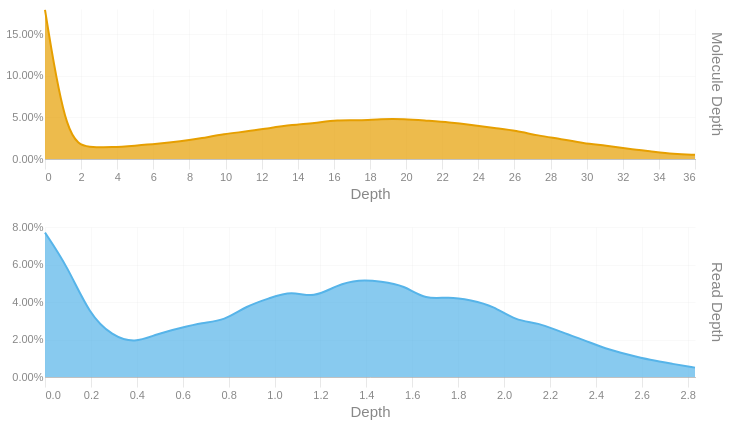

This figure's notebook cell:
### Code cell
readdep = depth_hist(tb['Read Depth'], q99, 3)
readdep = readdep.with_columns(pl.lit('Read Depth').alias('Metric'))
if not SKIPLR:
    moldep = depth_hist(tb['Molecule Depth'], mol_q99, 1)
    moldep = moldep.with_columns(pl.lit('Molecule Depth').alias('Metric'))
    _hist = pl.concat([readdep, moldep])
    _hist = _hist.filter(pl.col('Proportion') != 0)
    with SafeRender(_hist):
        (
            alt.Chart(_hist)        
            .mark_area(interpolate = "basis")
            .encode(
                x=alt.X('Bin:Q').scale(domainMin=0).axis(alt.Axis(title='Depth')),
                y = alt.Y('Proportion:Q', title = None).axis(format = '.2%'),
                color = alt.Color('Metric:N').legend(None),
                row = alt.Row("Metric:N").header(title = None, labelOrient = 'right'),
                tooltip = [
                    alt.Tooltip("Metric:N", title = "Metric"),
                    alt.Tooltip('Interval:N', title = "Depth Interval"),
                    alt.Tooltip('Proportion:Q', title = "% Alignments").format('.2%')
                ]
            )
            .resolve_scale(x='independent', y='independent')
            .properties(
                height = 150, width = 650,
                usermeta={'embedOptions': {'downloadFileName': f'{samplename}.depth.hist'}}
            )
        ).display()
else:
    readdep = readdep.filter(pl.col('Proportion') != 0)
    with SafeRender(readdep):
        (
            alt.Chart(readdep)        
            .mark_area(interpolate = "basis")
            .encode(
                x=alt.X('Bin:Q').scale(domainMin=0).axis(alt.Axis(title='Depth')),
                y = alt.Y('Proportion:Q', title = None).axis(format = '.2%'),
                tooltip = [
                    alt.Tooltip('Interval:N', title = "Depth Interval"),
                    alt.Tooltip('Proportion:Q', title = "% Alignments").format('.2%')
                ]
            )
            .properties(
                usermeta={'embedOptions': {'downloadFileName': f'{samplename}.depth.hist'}}
            )
        ).display()

### Figure 1 — Vega-Lite specification as saved in the notebook (floating-point values rounded to 4 significant figures)
{"width": 650, "height": 150, "config": {"title": {"anchor": "start", "dy": -15, "fontSize": 18, "color": "#888888", "subtitleColor": "#888888", "subtitleFontSize": 14}, "arc": {"fill": "#0072B2"}, "axis": {"domainColor": "#888888", "domainWidth": 0.5, "gridWidth": 0.2, "grid": false, "titleFontWeight": 400, "titleFontSize": 15, "labelFontSize": 11, "labelColor": "#888888", "tickColor": "#888888", "tickWidth": 0.2, "titleColor": "#888888"}, "axisBand": {"grid": false}, "axisX": {"grid": true, "tickSize": 10, "domainCap": "round"}, "axisY": {"domain": false, "grid": true, "tickSize": 0, "domainCap": "round"}, "background": "transparent", "header": {"labelFontSize": 15, "labelColor": "#888888", "titleFontSize": 15, "titleFontWeight": 600, "titleColor": "#888888"}, "legend": {"labelFont": "sans-serif", "labelFontSize": 12, "labelColor": "#888888", "symbolSize": 100, "symbolType": "circle", "titleFontSize": 12, "titlePadding": 10, "titleColor": "#888888", "title": null}, "range": {"category": ["#E69F00", "#56B4E9", "#009E73", "#F0E442", "#0072B2", "#D55E00", "#CC79A7", "#000000"], "diverging": ["#cfe8f3", "#a2d4ec", "#73bfe2", "#46abdb", "#1696d2", "#12719e"]}, "area": {"fill": "#0072B2", "fillOpacity": 0.7, "line": true, "strokeOpacity": 0.7}, "line": {"color": "#0072B2", "stroke": "#0072B2", "strokeWidth": 2}, "trail": {"color": "#0072B2", "stroke": "#0072B2", "strokeWidth": 0, "size": 1}, "point": {"filled": true, "fillOpacity": 1.0, "size": 95}, "text": {"color": "#888888", "fontSize": 11, "align": "right", "fontWeight": 400, "size": 11}, "bar": {"fill": "#0072B2", "stroke": null}, "view": {"stroke": null, "continuousWidth": 660, "continuousHeight": 400}}, "data": {"name": "data-719e0ce0fd872d8d6fcc4ec2c39979a3"}, "mark": {"type": "area", "interpolate": "basis"}, "encoding": {"color": {"field": "Metric", "legend": null, "type": "nominal"}, "row": {"field": "Metric", "header": {"title": null, "labelOrient": "right"}, "type": "nominal"}, "tooltip": [{"field": "Metric", "title": "Metric", "type": "nominal"}, {"field": "Interval", "title": "Depth Interval", "type": "nominal"}, {"field": "Proportion", "format": ".2%", "title": "% Alignments", "type": "quantitative"}], "x": {"axis": {"title": "Depth"}, "field": "Bin", "scale": {"domainMin": 0}, "type": "quantitative"}, "y": {"axis": {"format": ".2%"}, "field": "Proportion", "title": null, "type": "quantitative"}}, "resolve": {"scale": {"x": "independent", "y": "independent"}}, "usermeta": {"embedOptions": {"downloadFileName": "TF26LRJL0085_50B_H_10484332_23Y22YLT4_L7.depth.hist"}}, "$schema": "https://vega.github.io/schema/vega-lite/v6.4.1.json", "datasets": {"data-719e0ce0fd872d8d6fcc4ec2c39979a3": [{"Bin": 0.0, "Interval": "0.0-0.098", "Proportion": 0.077, "Metric": "Read Depth"}, {"Bin": 0.098, "Interval": "0.098-0.195", "Proportion": 0.059, "Metric": "Read Depth"}, {"Bin": 0.195, "Interval": "0.195-0.293", "Proportion": 0.033, "Metric": "Read Depth"}, {"Bin": 0.293, "Interval": "0.293-0.391", "Proportion": 0.022, "Metric": "Read Depth"}, {"Bin": 0.391, "Interval": "0.391-0.488", "Proportion": 0.018, "Metric": "Read Depth"}, {"Bin": 0.488, "Interval": "0.488-0.586", "Proportion": 0.023, "Metric": "Read Depth"}, {"Bin": 0.586, "Interval": "0.586-0.684", "Proportion": 0.026, "Metric": "Read Depth"}, {"Bin": 0.684, "Interval": "0.684-0.781", "Proportion": 0.029, "Metric": "Read Depth"}, {"Bin": 0.781, "Interval": "0.781-0.879", "Proportion": 0.03, "Metric": "Read Depth"}, {"Bin": 0.879, "Interval": "0.879-0.977", "Proportion": 0.038, "Metric": "Read Depth"}, {"Bin": 0.977, "Interval": "0.977-1.074", "Proportion": 0.042, "Metric": "Read Depth"}, {"Bin": 1.074, "Interval": "1.074-1.172", "Proportion": 0.046, "Metric": "Read Depth"}, {"Bin": 1.172, "Interval": "1.172-1.27", "Proportion": 0.042, "Metric": "Read Depth"}, {"Bin": 1.27, "Interval": "1.27-1.367", "Proportion": 0.049, "Metric": "Read Depth"}, {"Bin": 1.367, "Interval": "1.367-1.465", "Proportion": 0.052, "Metric": "Read Depth"}, {"Bin": 1.465, "Interval": "1.465-1.563", "Proportion": 0.051, "Metric": "Read Depth"}, {"Bin": 1.563, "Interval": "1.563-1.66", "Proportion": 0.049, "Metric": "Read Depth"}, {"Bin": 1.66, "Interval": "1.66-1.758", "Proportion": 0.041, "Metric": "Read Depth"}, {"Bin": 1.758, "Interval": "1.758-1.856", "Proportion": 0.043, "Metric": "Read Depth"}, {"Bin": 1.856, "Interval": "1.856-1.953", "Proportion": 0.041, "Metric": "Read Depth"}, {"Bin": 1.953, "Interval": "1.953-2.051", "Proportion": 0.038, "Metric": "Read Depth"}, {"Bin": 2.051, "Interval": "2.051-2.149", "Proportion": 0.03, "Metric": "Read Depth"}, {"Bin": 2.149, "Interval": "2.149-2.246", "Proportion": 0.029, "Metric": "Read Depth"}, {"Bin": 2.246, "Interval": "2.246-2.344", "Proportion": 0.024, "Metric": "Read Depth"}, {"Bin": 2.344, "Interval": "2.344-2.442", "Proportion": 0.02, "Metric": "Read Depth"}, {"Bin": 2.442, "Interval": "2.442-2.539", "Proportion": 0.015, "Metric": "Read Depth"}, {"Bin": 2.539, "Interval": "2.539-2.637", "Proportion": 0.012, "Metric": "Read Depth"}, {"Bin": 2.637, "Interval": "2.637-2.735", "Proportion": 0.009, "Metric": "Read Depth"}, {"Bin": 2.735, "Interval": "2.735-2.832", "Proportion": 0.007, "Metric": "Read Depth"}, {"Bin": 2.832, "Interval": "2.832-2.93", "Proportion": 0.005, "Metric": "Read Depth"}, {"Bin": 0.0, "Interval": "0.0-1.2", "Proportion": 0.179, "Metric": "Molecule Depth"}, {"Bin": 1.2, "Interval": "1.2-2.5", "Proportion": 0.019, "Metric": "Molecule Depth"}, {"Bin": 2.5, "Interval": "2.5-3.7", "Proportion": 0.014, "Metric": "Molecule Depth"}, {"Bin": 3.7, "Interval": "3.7-5.0", "Proportion": 0.014, "Metric": "Molecule Depth"}, {"Bin": 5.0, "Interval": "5.0-6.2", "Proportion": 0.016, "Metric": "Molecule Depth"}, {"Bin": 6.2, "Interval": "6.2-7.5", "Proportion": 0.018, "Metric": "Molecule Depth"}, {"Bin": 7.5, "Interval": "7.5-8.7", "Proportion": 0.021, "Metric": "Molecule Depth"}, {"Bin": 8.7, "Interval": "8.7-9.9", "Proportion": 0.025, "Metric": "Molecule Depth"}, {"Bin": 9.9, "Interval": "9.9-11.2", "Proportion": 0.03, "Metric": "Molecule Depth"}, {"Bin": 11.2, "Interval": "11.2-12.4", "Proportion": 0.033, "Metric": "Molecule Depth"}, {"Bin": 12.4, "Interval": "12.4-13.7", "Proportion": 0.037, "Metric": "Molecule Depth"}, {"Bin": 13.7, "Interval": "13.7-14.9", "Proportion": 0.041, "Metric": "Molecule Depth"}, {"Bin": 14.9, "Interval": "14.9-16.2", "Proportion": 0.043, "Metric": "Molecule Depth"}, {"Bin": 16.2, "Interval": "16.2-17.4", "Proportion": 0.047, "Metric": "Molecule Depth"}, {"Bin": 17.4, "Interval": "17.4-18.6", "Proportion": 0.046, "Metric": "Molecule Depth"}, {"Bin": 18.6, "Interval": "18.6-19.9", "Proportion": 0.048, "Metric": "Molecule Depth"}, {"Bin": 19.9, "Interval": "19.9-21.1", "Proportion": 0.048, "Metric": "Molecule Depth"}, {"Bin": 21.1, "Interval": "21.1-22.4", "Proportion": 0.046, "Metric": "Molecule Depth"}, {"Bin": 22.4, "Interval": "22.4-23.6", "Proportion": 0.044, "Metric": "Molecule Depth"}, {"Bin": 23.6, "Interval": "23.6-24.9", "Proportion": 0.041, "Metric": "Molecule Depth"}, {"Bin": 24.9, "Interval": "24.9-26.1", "Proportion": 0.037, "Metric": "Molecule Depth"}, {"Bin": 26.1, "Interval": "26.1-27.3", "Proportion": 0.034, "Metric": "Molecule Depth"}, {"Bin": 27.3, "Interval": "27.3-28.6", "Proportion": 0.028, "Metric": "Molecule Depth"}, {"Bin": 28.6, "Interval": "28.6-29.8", "Proportion": 0.024, "Metric": "Molecule Depth"}, {"Bin": 29.8, "Interval": "29.8-31.1", "Proportion": 0.019, "Metric": "Molecule Depth"}, {"Bin": 31.1, "Interval": "31.1-32.3", "Proportion": 0.016, "Metric": "Molecule Depth"}, {"Bin": 32.3, "Interval": "32.3-33.6", "Proportion": 0.012, "Metric": "Molecule Depth"}, {"Bin": 33.6, "Interval": "33.6-34.8", "Proportion": 0.009, "Metric": "Molecule Depth"}, {"Bin": 34.8, "Interval": "34.8-36.0", "Proportion": 0.006, "Metric": "Molecule Depth"}, {"Bin": 36.0, "Interval": "36.0-37.29", "Proportion": 0.005, "Metric": "Molecule Depth"}]}}
